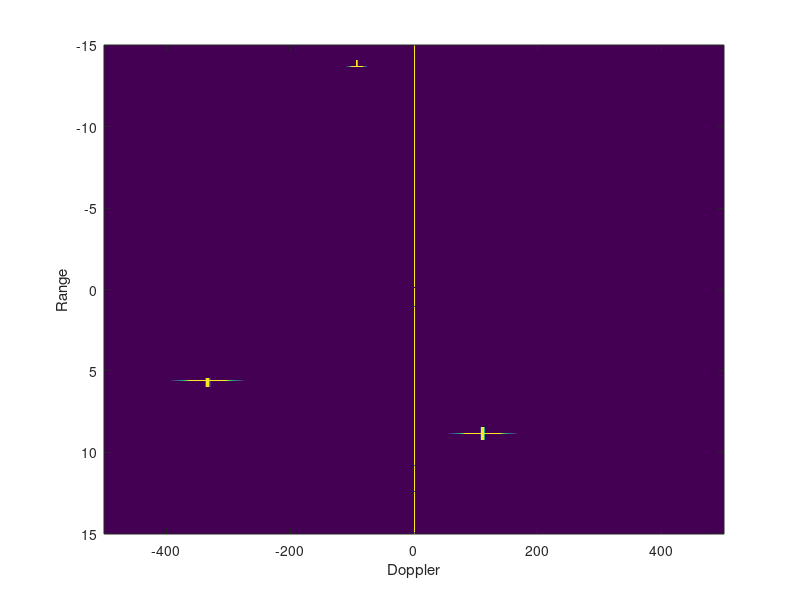
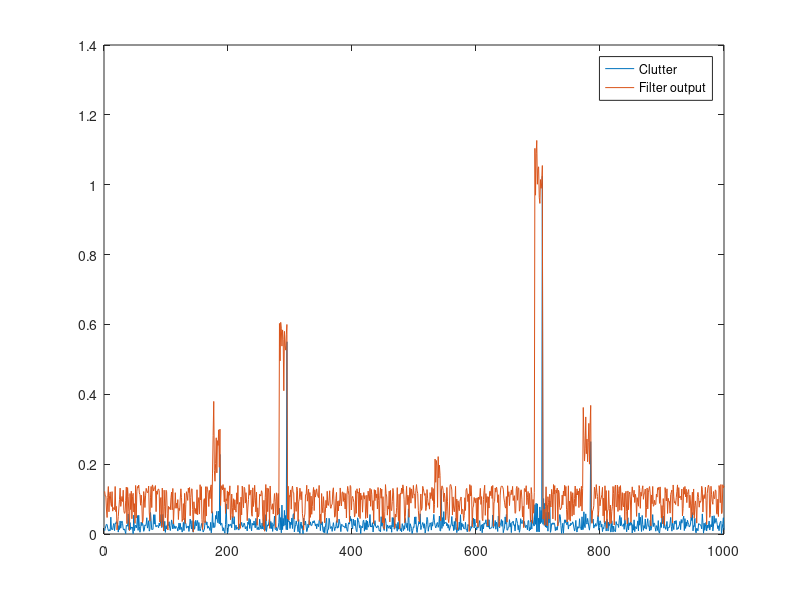
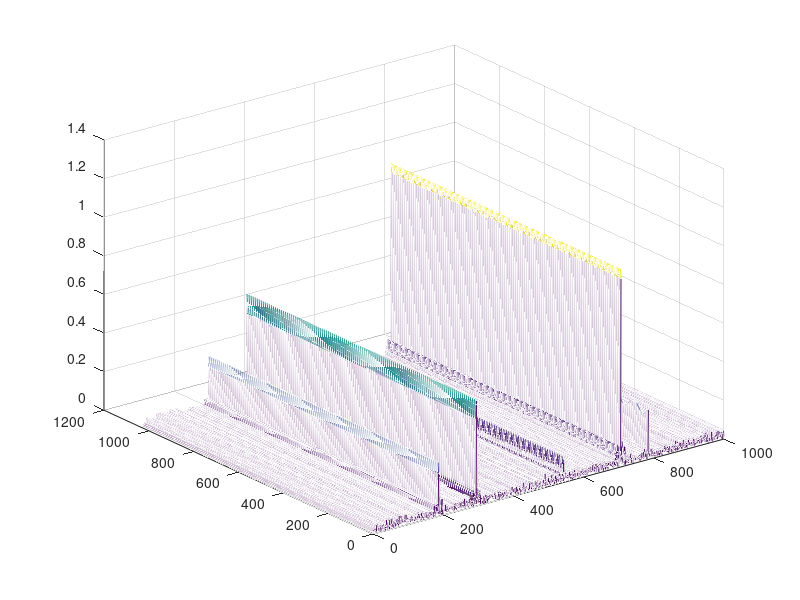

The MATLAB script that drew these images, in order:
clear all
clc

%  L Band Radar Frequency
f= 1*10^9

% Range
R = (10000*rand(5,1)+2000);

% Speed
u = 100 * ( rand(5,1) - 0.5 ); 

%Speed of Light
c=3*10^8;

% Doppler Frequency 
Fd= ((2*u)/c)*f


% Slow Time Bins
M = 1024;

% Fast Time Bins
L = 1000;

% Slow Time PRF 
PRF=1000;

% Slow Time Period
Tm = 1/PRF;



% Fast Time Sampling rate 
Fs=10*10^6;

% Fast time period
tl= 1/Fs;


% Target reflectivity
p = [ 1 0.5 0.25 0.25 0.1 ]';

% Barker code for 13 chips
barker = [1 1 1 1 1 -1 -1 1 1 -1 1 -1 1];

% Probigation Constant
Ko = ( (2*pi)/.30 );


% Filter Coefficients % conjugate
a = [1 -1 1 -1 1 1 -1 -1 1 1 1 1 1 ];


% Unambiguous range for doppler 
Run = c/(2*PRF);

% Time Delay Ranging for Monostatic Radar
to= round ( 2*R/(3*10^8)/tl);


% Signal to clutter ratio
SCR = 100

%clutter modeling
C=  sqrt ( -2* log(1-rand(1,1000)/SCR)) .* exp (2*pi.*rand(1,1000)*j);


for i = 1 : M
    % The Time Dependence
    t=i*Tm;
% Copying Clutter to the Signal
      S=C;
      
 
 % The Echo received for each Target +  Clutter
 for k = 1 : 5
     
Delay = to(k);

S(Delay:Delay+12) = S(Delay:Delay+12)+ p(k).* barker (1:13).* exp(j*2*Ko*u(k)*t);

 
 end

%Matched Filtering with inverse Barker code coefficients 

Sfilterd= filter(a,1,S)/13;

% Building the Matrix Cube
MatrixCube(i,1:L) = Sfilterd(1:L);


end

FFTMatrixCube = fftshift(fft(MatrixCube,[],1));

figure 
% Ploting the Doppler - Range Grapgh
image([-500 500],[-15 15],200*log10(abs(FFTMatrixCube')));
xlabel('Doppler')
ylabel('Range')

figure
X = 1:1:1000;
plot(X,abs(Sfilterd)) 
hold on 
plot(X,abs(S))
hold off
legend('Clutter','Filter output')

L1 = 1:1:1024;
M1 = -500:1:500;
figure
mesh(abs(MatrixCube))

